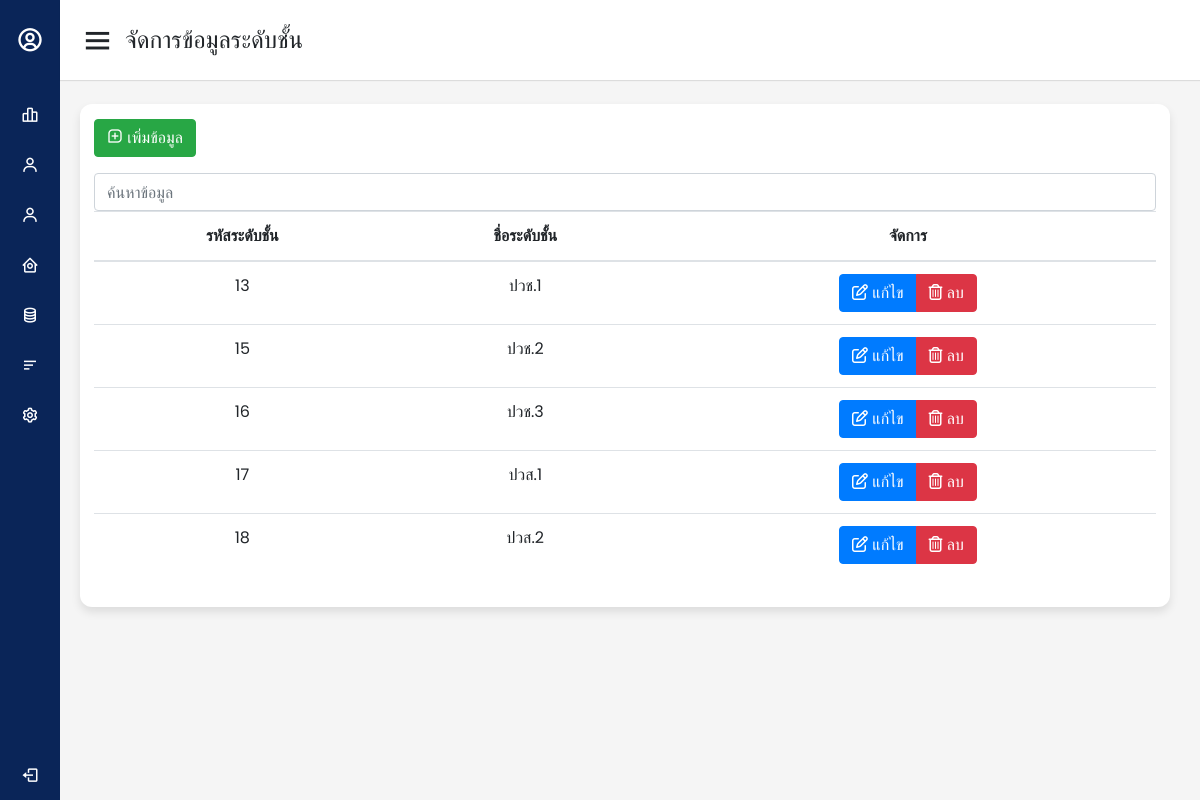
The page /Personnel/Administrator/datagradelevel/data_gradelevel.php on the database its author committed.
### tables this page shows
CREATE TABLE `tb_gradelevel` (
  `id_gradelevel` int(255) NOT NULL,
  `g_name` varchar(255) NOT NULL
);

### Personnel/Administrator/datagradelevel/data_gradelevel.php (the view, shortened to what this page needs)
<!DOCTYPE html>
<html lang="en" dir="ltr">
  <head>
    <link rel="stylesheet" href="../styledata.css" />
    <link rel="stylesheet" href="https://cdn.jsdelivr.net/npm/bootstrap@4.6.2/dist/css/bootstrap.min.css">
    <link href="https://unpkg.com/boxicons@2.0.7/css/boxicons.min.css" rel="stylesheet" />
  </head>
  <body>
    <div class="sidebar">
    <?php
        include "../../../connectdb.php";
        $sql = "SELECT * FROM `tb_gradelevel` ORDER BY `tb_gradelevel`.`g_name` ASC";
        $result = mysqli_query($con,$sql);
    ?>
      <div class="logo-details">
        <i class='bx bx-user-circle'></i>
      </div>
      <ul class="nav-links">
        <li>
          <a href="../index.php" class="active">
            <i class='bx bx-bar-chart-alt-2'></i>
            <span class="links_name">Dashboard</span>
          </a>
        </li>
        <li>
          <a href="../datastudent/data_student.php">
            <i class='bx bx-user'></i>
            <span class="links_name">จัดการข้อมูลนักศึกษา</span>
          </a>
        </li>
        <li>
          <a href="../datapersonnel/data_personnel.php">
            <i class='bx bx-user'></i>
            <span class="links_name">จัดการข้อมูลบุคลากร</span>
          </a>
        </li>
        <li>
          <a href="../datadepartment/data_department.php">
            <i class='bx bx-home-circle'></i>
            <span class="links_name">จัดการข้อมูลแผนก</span>
          </a>
        </li>
        <li>
          <a href="../dataposition/data_position.php">
            <i class="bx bx-coin-stack"></i>
            <span class="links_name">จัดการข้อมูลตำแหน่ง</span>
          </a>
        </li>
        <li>
          <a href="data_gradelevel.php">
            <i class='bx bx-menu-alt-left'></i>
            <span class="links_name">จัดการข้อมูลระดับชั้น</span>
          </a>
        </li>
        <li>
          <a href="../view_profile.php">
            <i class="bx bx-cog"></i>
            <span class="links_name">ตั้งค่าข้อมูลส่วนตัว</span>
          </a>
        </li>
        <li class="log_out">
          <a href="../../logout.php">
            <i class="bx bx-log-out"></i>
            <span class="links_name">ออกจากระบบ</span>
          </a>
        </li>
      </ul>
    </div>
    <section class="home-section">
      <nav>
        <div class="sidebar-button">
          <i class="bx bx-menu sidebarBtn"></i>
          <span class="dashboard">จัดการข้อมูลระดับชั้น</span>
        </div>
      </nav>
      <div class="home-content">
        <div class="overview-boxes">
          <div class="box">
            <div class="right-side">
              <a href="add_gradelevel.php" class="btn btn-success" ><i class='bx bx-message-square-add'></i> เพิ่มข้อมูล</a>
              <input class="form-control mt-3" id="myInput" type="text" placeholder="ค้นหาข้อมูล">
                <table class="table table-hover">
                  <thead>
                      <tr>
                          <th>รหัสระดับชั้น</th>
                          <th>ชื่อระดับชั้น</th>
                          <th>จัดการ</th>
                      </tr>
                  </thead>
                  <tbody id="myTable">
                      <?php
                          while($row = $result->fetch_assoc()):
                      ?>
                      <tr>
                          <td><?php echo $row['id_gradelevel'];?></td>
                          <td><?php echo $row['g_name'];?></td>
                          <td>
                              <div class="btn-group">
                                  <a href="edit_gradelevel.php?id=<?php echo $row['id_gradelevel'];?>" class="btn btn-primary"><i class='far fa-edit'></i> แก้ไข</a>
                                  <a href="delete_gradelevel.php?id=<?php echo $row['id_gradelevel']; ?>" class="btn btn-danger" onclick="return confirm('Are your Sure to Delete')"><i class="far fa-trash-alt"></i> ลบ</a>
                              </div>
                          </td>
                      </tr>
                      <?php endwhile ?>
                  </tbody>
                </table>
            </div>
          </div>
        </div>
      </div>
    </section>
  </body>
</html>

### Personnel/Administrator/styledata.css (style rules this page uses)
* { margin: 0; padding: 0; box-sizing: border-box; font-family: 'Poppins', sans-serif; }
.sidebar { position: fixed; height: 100%; width: 240px; background: #0A2558; transition: all 0.5s ease; }
.sidebar .logo-details { height: 80px; display: flex; align-items: center; }
.sidebar .logo-details i { font-size: 28px; font-weight: 500; color: #fff; min-width: 60px; text-align: center }
.sidebar .nav-links { margin-top: 10px; }
.sidebar .nav-links li { position: relative; list-style: none; height: 50px; }
.sidebar .nav-links li a { height: 100%; width: 100%; display: flex; align-items: center; text-decoration: none; transition: all 0.4s ease; }
.sidebar .nav-links li i { min-width: 60px; text-align: center; font-size: 18px; color: #fff; }
.sidebar .nav-links li a .links_name { color: #fff; font-size: 15px; font-weight: 400; white-space: nowrap; }
.sidebar .nav-links .log_out { position: absolute; bottom: 0; width: 100%; }
.home-section { position: relative; background: #f5f5f5; min-height: 100vh; width: calc(100% - 240px); left: 240px; transition: all 0.5s ease; }
.home-section nav { display: flex; justify-content: space-between; height: 80px; background: #fff; display: flex; align-items: center; position: fixed; width: calc(100% - 240px); left: 240px; z-index: 100; padding: 0 20px; box-shadow: 0 1px 1px rgba(0, 0, 0, 0.1); transition: all 0.5s ease; }
.home-section nav .sidebar-button { display: flex; align-items: center; font-size: 24px; font-weight: 500; }
nav .sidebar-button i { font-size: 35px; margin-right: 10px; }
.home-section .home-content { position: relative; padding-top: 104px; }
.home-content .overview-boxes { display: flex; align-items: center; justify-content: space-between; flex-wrap: wrap; padding: 0 20px; margin-bottom: 26px; }
.overview-boxes .box { align-items: center; justify-content: center; width: calc(100% / 1 - 10px); background: #fff; padding: 15px 14px; border-radius: 12px; box-shadow: 0 5px 10px rgba(0,0,0,0.1); }
table { text-align: center; }
@media (max-width: 1240px) { .sidebar { width: 60px; } }
@media (max-width: 1240px) { .home-section { width: calc(100% - 60px); left: 60px; } }
@media (max-width: 1240px) { .home-section nav { width: calc(100% - 60px); left: 60px; } }

### rows shown on the page
tb_gradelevel: id_gradelevel "13", g_name "ปวช.1"
tb_gradelevel: id_gradelevel "15", g_name "ปวช.2"
tb_gradelevel: id_gradelevel "16", g_name "ปวช.3"
tb_gradelevel: id_gradelevel "17", g_name "ปวส.1"
tb_gradelevel: id_gradelevel "18", g_name "ปวส.2"
